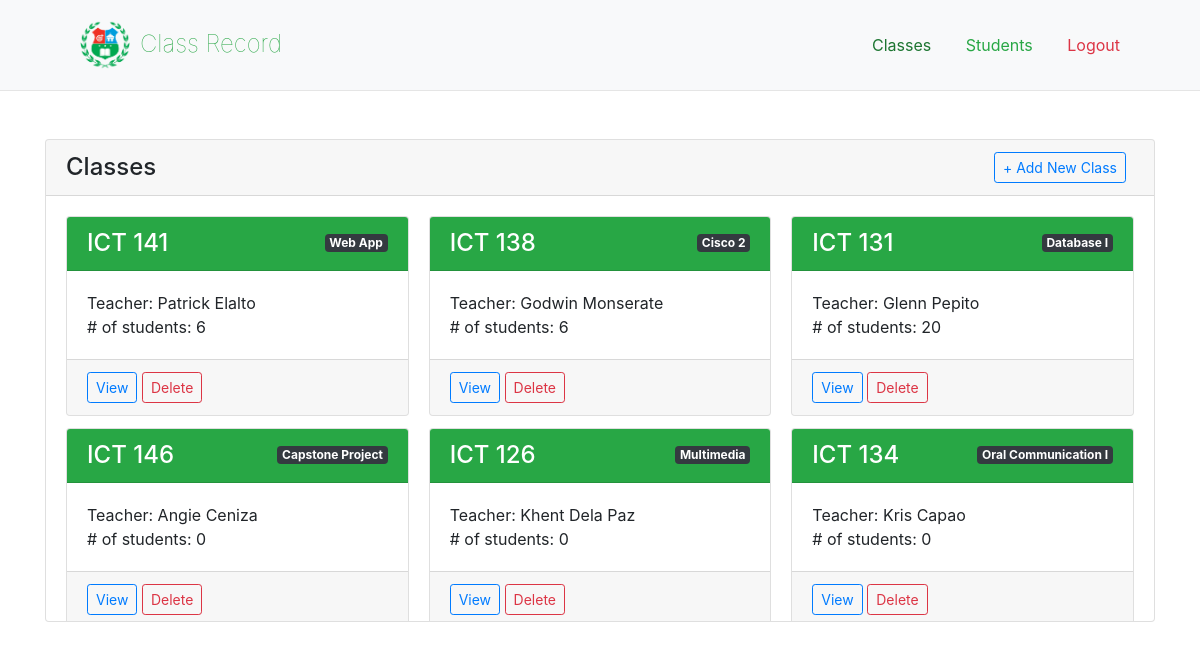
The page / on the database its author committed.
### tables this page shows
CREATE TABLE `classes` (
  `class_id` int(11) NOT NULL,
  `courseCode` varchar(10) NOT NULL,
  `courseDesc` varchar(100) NOT NULL,
  `teacher_id` int(11) NOT NULL
);

CREATE TABLE `teachers` (
  `teacher_id` int(11) NOT NULL,
  `fname` varchar(20) NOT NULL,
  `lname` varchar(20) NOT NULL,
  `username` varchar(20) NOT NULL,
  `password` varchar(16) NOT NULL
);

### index.php (the view, shortened to what this page needs)
<?php require "connect.php" ?>
<!doctype html>
<html lang="en">
  <head>
    <link rel="stylesheet" href="https://stackpath.bootstrapcdn.com/bootstrap/4.3.1/css/bootstrap.min.css">
  </head>
  <body>
  <header class="bg-light ">
        <h4 class="text-success font-weight-lighter"><img src="icon/logo.png" width="50" height="50" alt="">Class Record</h4>
        <nav class="mynav">
            <ul>
                <li><a href="index.php" class="text-success active">Classes</a></li>
                <li><a href="students.php" class="text-success">Students</a></li>
                <li><a href="#" class="text-danger" id="logoutBtn">Logout</a></li>
            </ul>
        </nav>
    </header>
    <hr>
    <div class="container navCards activeCard mt-5" id="classCard">
        <div class="card">
            <div class="card-header">
                <h4 class="card-title d-inline">Classes</h4>
                <button class="btn btn-outline-primary btn-sm mx-2 float-right" id="addNewClass" data-toggle="modal" data-target="#addClassModal">+ Add New Class</button>
            </div>
            <div class="card-body fixedBody">
                <div class="card-columns">
                    <?php
                    $sql = "SELECT * FROM classes";
                    $result = $con->query($sql);
                    if($result->num_rows > 0){
                        while($row = $result->fetch_assoc()){
                    ?>
                    <div class="card">
                        <div class="card-content">
                            <div class="card-header bg-success text-white">
                                <h4 class="card-title"><?php echo $row["courseCode"] ?></h4>
                                <small class="card-category badge badge-dark text-wrap"><?php echo $row["courseDesc"] ?></small>
                            </div>
                            <div class="card-body">
                                Teacher: <?php
                                    $sql1 = "SELECT fname, lname FROM teachers WHERE teacher_id = ".$row["teacher_id"]."";
                                    $data = $con->query($sql1);
                                    $res = $data->fetch_assoc();
                                    echo $res["fname"]." ".$res["lname"];
                                ?>
                                <br>
                                # of students: <?php
                                    $sql = "SELECT COUNT(*) AS count FROM classlist WHERE class_id = ".$row["class_id"];
                                    $resultnum = $con->query($sql);
                                    while($num = $resultnum->fetch_assoc()){
                                        echo $num['count'];
                                    }
                                ?>
                            </div>
                            <div class="card-footer">
                                <button class="btn btn-outline-primary btn-sm viewClassBtn" id="<?php echo $row["class_id"] ?>">View</button>
                                <button class="btn btn-outline-danger btn-sm deleteClassBtn" id="<?php echo $row["class_id"] ?>">Delete</button>
                            </div>
                        </div>
                    </div>
                    <?php
                        }
                    }
                    ?>
                </div>
            </div>
        </div>
    </div>
  </body>
</html>

### index.php (style rules this page uses)
header { display: flex; padding: 20px 80px; justify-content: space-between; align-items: center; }
h4 { margin: 0 !important; }
header > h4 > img { margin-right: 10px; }
.mynav > ul { list-style: none; margin: 0; }
.mynav > ul > li { display: inline; padding-left: 30px; }
.mynav > ul > li > a.active { filter: brightness(70%); }
hr { margin: 0; }
.card-header { display: flex; justify-content: space-between; align-items: center; }
.fixedBody { max-height: 425px; overflow-y: auto; }

### rows shown on the page
classes: courseCode "ICT 141", courseDesc "Web App", teacher.fname "Patrick", teacher.lname "Elalto", count "6"
classes: courseCode "ICT 146", courseDesc "Capstone Project", teacher.fname "Angie", teacher.lname "Ceniza", count "0"
classes: courseCode "ICT 138", courseDesc "Cisco 2", teacher.fname "Godwin", teacher.lname "Monserate", count "6"
classes: courseCode "ICT 126", courseDesc "Multimedia", teacher.fname "Khent", teacher.lname "Dela Paz", count "0"
classes: courseCode "ICT 131", courseDesc "Database I", teacher.fname "Glenn", teacher.lname "Pepito", count "20"
classes: courseCode "ICT 134", courseDesc "Oral Communication I", teacher.fname "Kris", teacher.lname "Capao", count "0"
